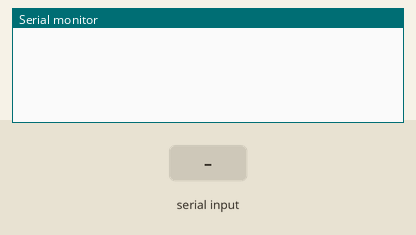
The sketch below on a simulated Arduino Uno, built with avr-gcc and run on an emulated ATmega328P. On the bench: the last lines printed to the serial monitor. The inputs (shaded band) are chosen by the test bench.

Above: at 1.2 s.
1.3 s: "90,45\n" received over Serial
At 2.1 s:
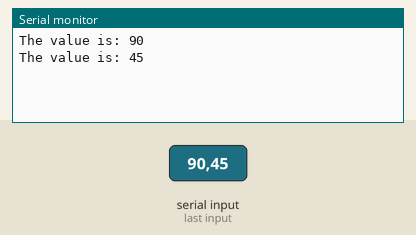
2.8 s: "30,150\n" received over Serial
At 4.7 s:
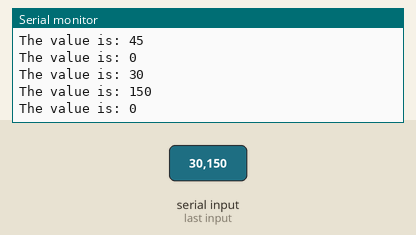
Timing chart, 0 to 6.2 s (numbered marks = the images above; inputs shaded):
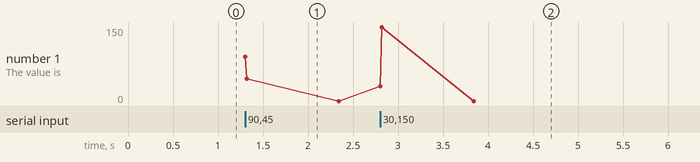

The sketch:

_04-senddata.ino
```cpp
int multiply = 5;

void setup() {
  Serial.begin(9600);           // initialise serial communication
}

void loop() {
  int val = 0;
  Serial.flush();               // clear serial port
  while(!Serial.available()) ;  // wait for a serial event
  if(Serial.available() > 0) {
    val = Serial.parseInt();    // convert serial data to an integer
  }
  Serial.print("The value is: ");
  Serial.println(val);
}
```

Measured:
- after the input at 1.3 s, the serial monitor: prints a new line at once (image 1)
- after the input at 2.8 s, the serial monitor: prints a new line at once (image 2)
